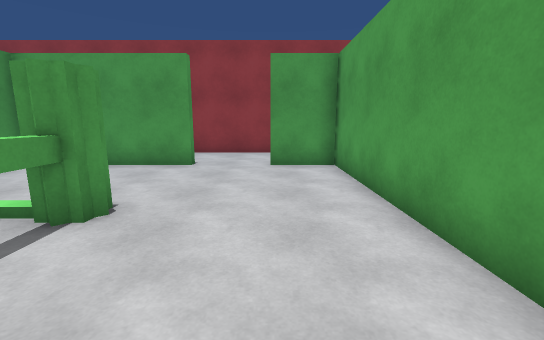
[1] (above)

20 first-person views from a walk through a Unity game level. The camera is 1.4 m above the floor, tilts 10° down and sees 90° across. The floor is counted in squares, 1 m on a side. Each view is taken from the middle of a square. On the plan, view 1 faces up. The plan holds only what a view shows up to about 13 squares ahead; the rest is blank. The place goes on beyond the plan. The player character is not drawn. Some animated figures are left out.

[2]
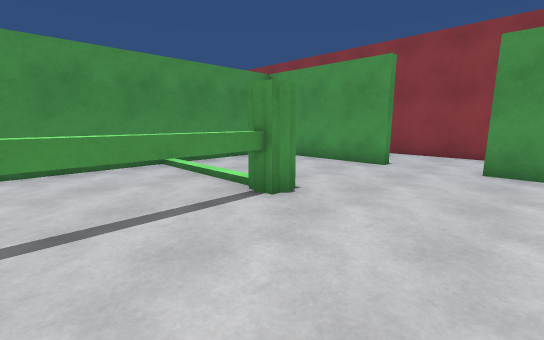

[3]
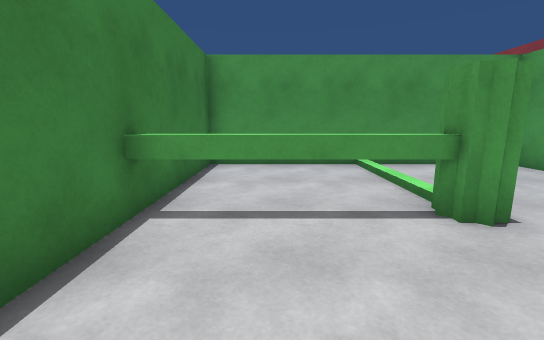

[4]
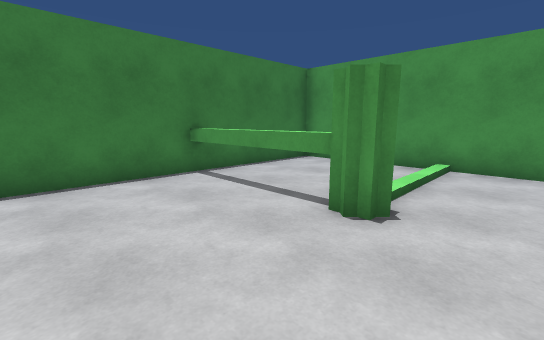

[5]
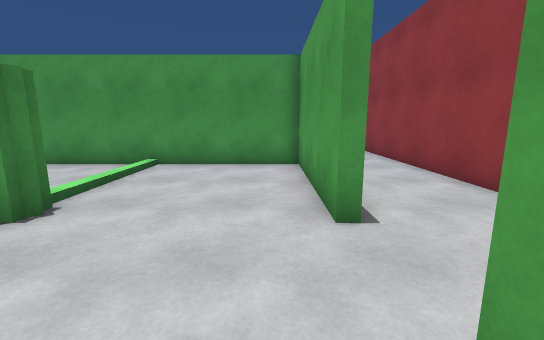

[6]
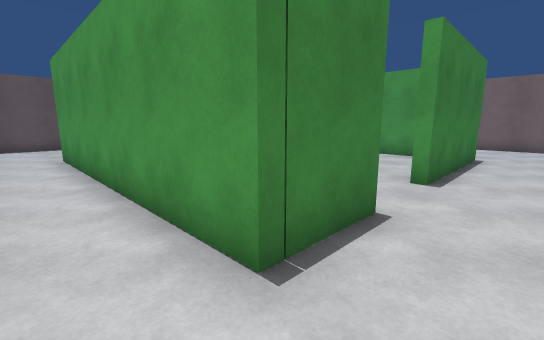

[7]
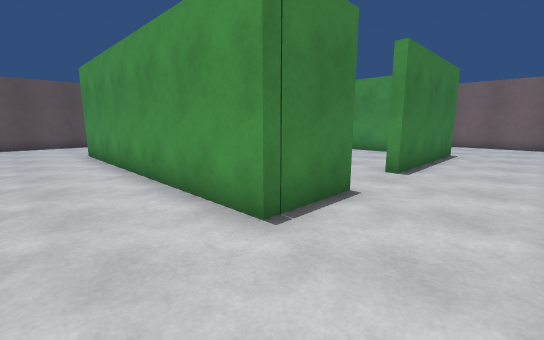

[8]
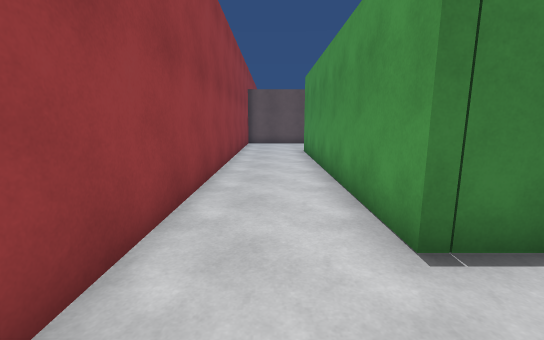

[9]
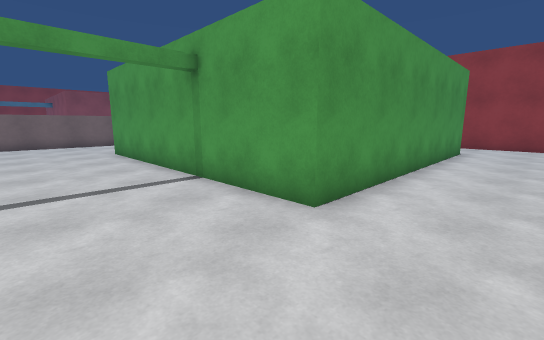

[10]
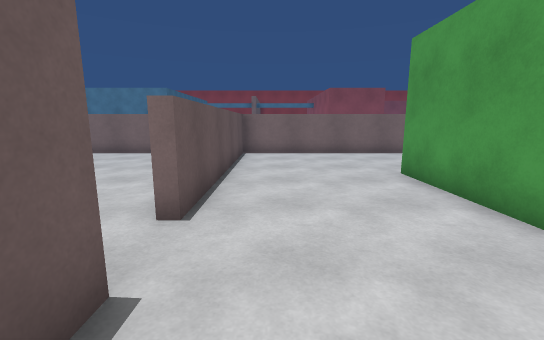

[11]
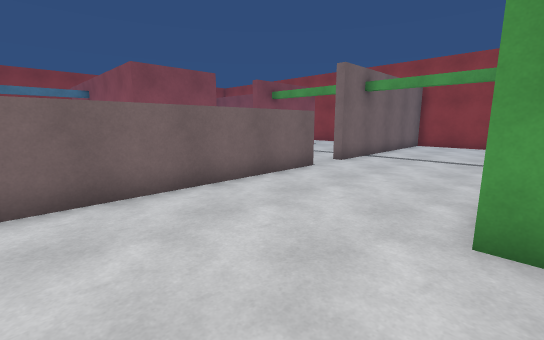

[12]
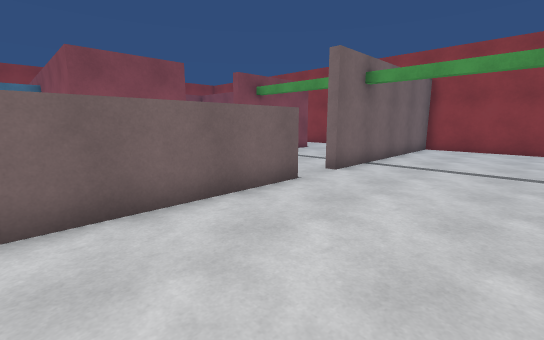

[13]
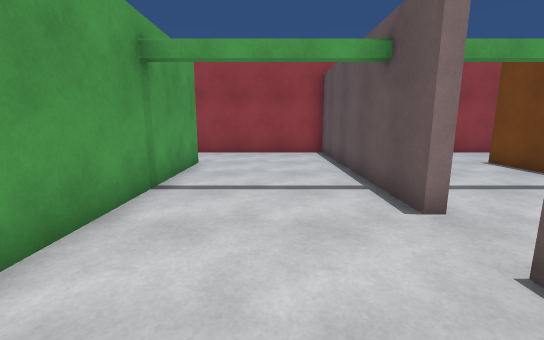

[14]
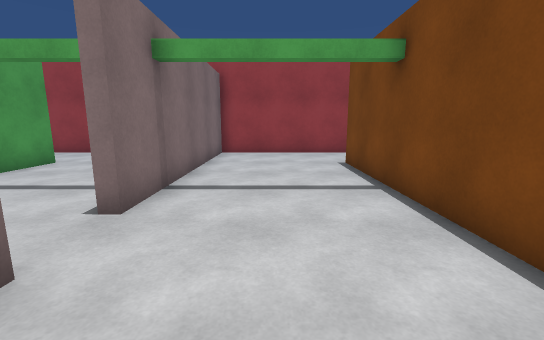

[15]
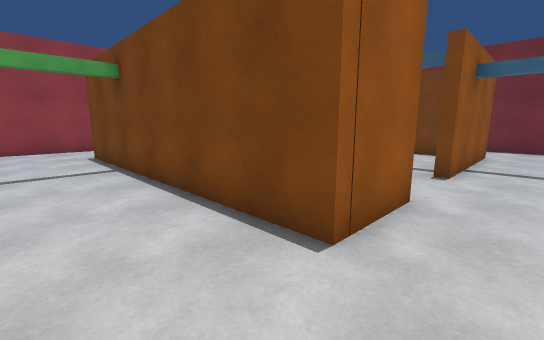

[16]
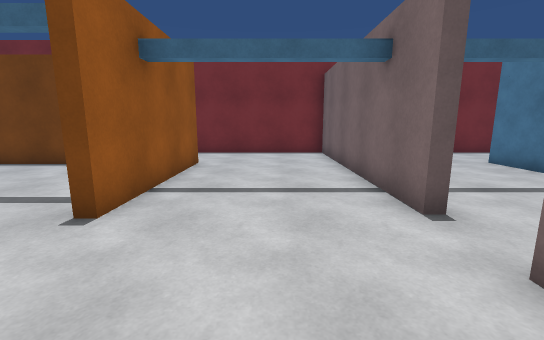

[17]
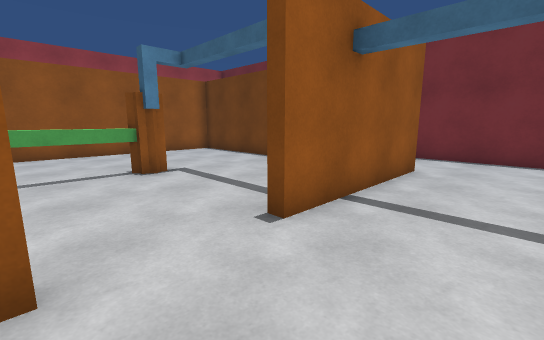

[18]
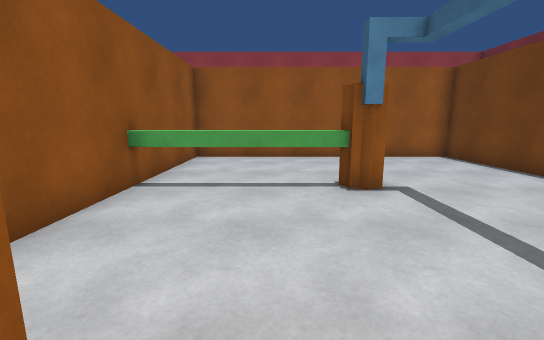

[19]
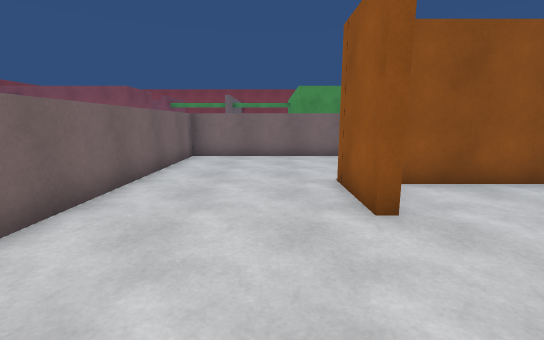

[20]
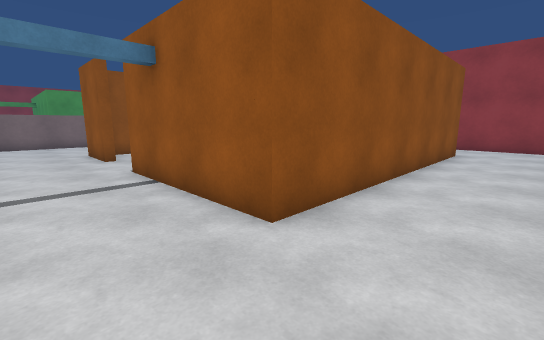

### Floor plan
Key: @ floor where view 1 was taken; # wall or solid block; . floor; / step, stairs or slope; T thing the floor can be seen under or through; O other object.
Columns run from 21 left of view 1 to 6 right of it. Each row starts with its distance up from view 1.
 13         ##############   ##
 12         #..................
 11         #..................#
 10         #..................#
  9         #....######..###...#
  8         #....#.........#...#
  7         #....#.........#...#
  6      .. #....#.........#...#
  5      .. #....#.........#...#
  4       .##....#////O....#...#
  3        ......#....T....#...#
  2         #....#....T....#...#
  1         #....#....T....#...#
  0         #....#....T..@.#...#
 -1         #....###########...#
 -2         #..................#
 -3         #..................#
 -4         #..................#
 -5         #..................#
 -6         #########.##########
 -7         #########.##########
 -8         #..................#
 -9         #..................#
-10         #..................#
-11         #..................#
-12         #....###########...#
-13         #....#....T....# ..#
-14         #....#....T....#   #
-15         #.........T....#
-16       ............T....#
-17       .##....#....O....#
-18      .. #....#.........#
-19     ... #....#.........#
-20    ...  #....#.........#
-21   #...  #....#.........#
-22   #..   #....###########
-23   ..    #..................#
-24  ...    #..................#
-25  ..     #..................#
-26 ##      #######

Positions as (right, up) in squares from view 1, and headings:
1: (0, 0), facing up
2: (1, 0), facing up-left
3: (1, 1), facing left
4: (1, 6), facing down-left
5: (1, 8), facing left
6: (4, 11), facing down-left
7: (5, 12), facing down-left
8: (4, 12), facing down
9: (5, -5), facing up-left
10: (-1, -5), facing left
11: (-8, -5), facing up-left
12: (-9, -3), facing up-left
13: (-7, -4), facing right
14: (-7, -9), facing right
15: (-10, -9), facing down-right
16: (-11, -13), facing down
17: (-11, -14), facing down-right
18: (-9, -15), facing right
19: (-10, -18), facing up
20: (-11, -25), facing up-right
